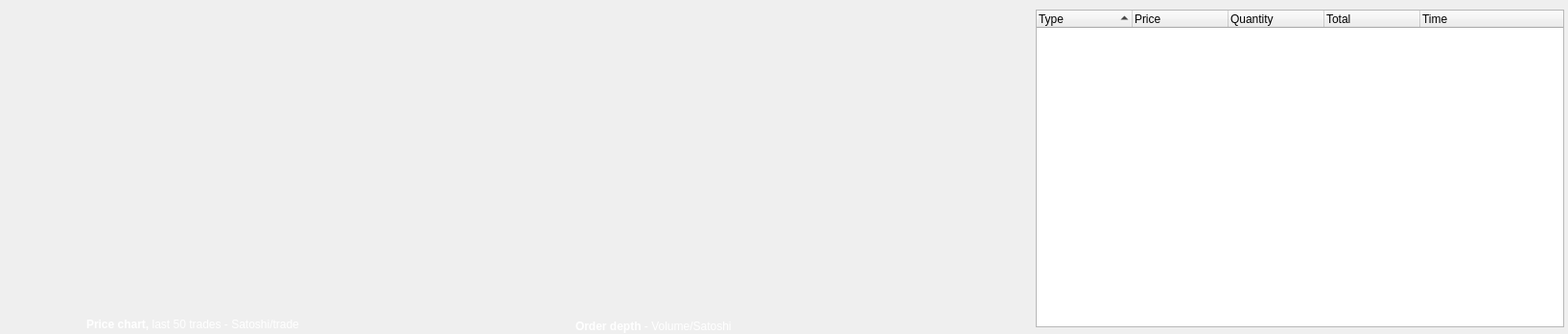
       <widget class="QWidget" name="scrollAreaWidgetContentsBittrex_4">
        <property name="geometry">
         <rect>
          <x>0</x>
          <y>0</y>
          <width>1635</width>
          <height>348</height>
         </rect>
        </property>
        <property name="minimumSize">
         <size>
          <width>1635</width>
          <height>0</height>
         </size>
        </property>
        <property name="styleSheet">
         <string notr="true"/>
        </property>
        <widget class="QLabel" name="lblBittrexTrades_4">
         <property name="geometry">
          <rect>
           <x>90</x>
           <y>328</y>
           <width>311</width>
           <height>21</height>
          </rect>
         </property>
         <property name="styleSheet">
          <string notr="true">color:white;</string>
         </property>
         <property name="text">
          <string>&lt;html&gt;&lt;head/&gt;&lt;body&gt;&lt;p&gt;&lt;span style=&quot; font-weight:600;&quot;&gt;Price chart, &lt;/span&gt;last 50 trades - Satoshi/trade&lt;/p&gt;&lt;/body&gt;&lt;/html&gt;</string>
         </property>
        </widget>
        <widget class="QCustomPlot" name="qCustomPlotBittrexTrades_4" native="true">
         <property name="geometry">
          <rect>
           <x>0</x>
           <y>10</y>
           <width>551</width>
           <height>311</height>
          </rect>
         </property>
         <property name="styleSheet">
          <string notr="true"/>
         </property>
        </widget>
        <widget class="QCustomPlot" name="qCustomPlotBittrexOrderDepth_4" native="true">
         <property name="geometry">
          <rect>
           <x>550</x>
           <y>10</y>
           <width>531</width>
           <height>311</height>
          </rect>
         </property>
         <property name="styleSheet">
          <string notr="true"/>
         </property>
        </widget>
        <widget class="QLabel" name="lblBittrexOrderDepth_4">
         <property name="geometry">
          <rect>
           <x>600</x>
           <y>330</y>
           <width>211</width>
           <height>20</height>
          </rect>
         </property>
         <property name="styleSheet">
          <string notr="true">color:white;</string>
         </property>
         <property name="text">
          <string>&lt;html&gt;&lt;head/&gt;&lt;body&gt;&lt;p&gt;&lt;span style=&quot; font-weight:600;&quot;&gt;Order depth &lt;/span&gt;- Volume/Satoshi&lt;/p&gt;&lt;/body&gt;&lt;/html&gt;</string>
         </property>
        </widget>
        <widget class="QTreeWidget" name="tblBittrexTrades_4">
         <property name="geometry">
          <rect>
           <x>1080</x>
           <y>10</y>
           <width>551</width>
           <height>331</height>
          </rect>
         </property>
         <property name="styleSheet">
          <string notr="true">QScrollBar:vertical {background: white;height: 15px;}QScrollBar::handle:vertical {background: #d3d6d8;min-width: 20px;}</string>
         </property>
         <property name="verticalScrollBarPolicy">
          <enum>Qt::ScrollBarAlwaysOn</enum>
         </property>
         <property name="horizontalScrollBarPolicy">
          <enum>Qt::ScrollBarAlwaysOff</enum>
         </property>
         <property name="autoScrollMargin">
          <number>16</number>
         </property>
         <property name="indentation">
          <number>10</number>
         </property>
         <property name="sortingEnabled">
          <bool>true</bool>
         </property>
         <property name="animated">
          <bool>false</bool>
         </property>
         <property name="headerHidden">
          <bool>false</bool>
         </property>
         <attribute name="headerCascadingSectionResizes">
          <bool>false</bool>
         </attribute>
         <attribute name="headerHighlightSections">
          <bool>false</bool>
         </attribute>
         <column>
          <property name="text">
           <string>Type</string>
          </property>
         </column>
         <column>
          <property name="text">
           <string>Price</string>
          </property>
         </column>
         <column>
          <property name="text">
           <string>Quantity</string>
          </property>
         </column>
         <column>
          <property name="text">
           <string>Total</string>
          </property>
         </column>
         <column>
          <property name="text">
           <string>Time</string>
          </property>
         </column>
        </widget>
       </widget>
